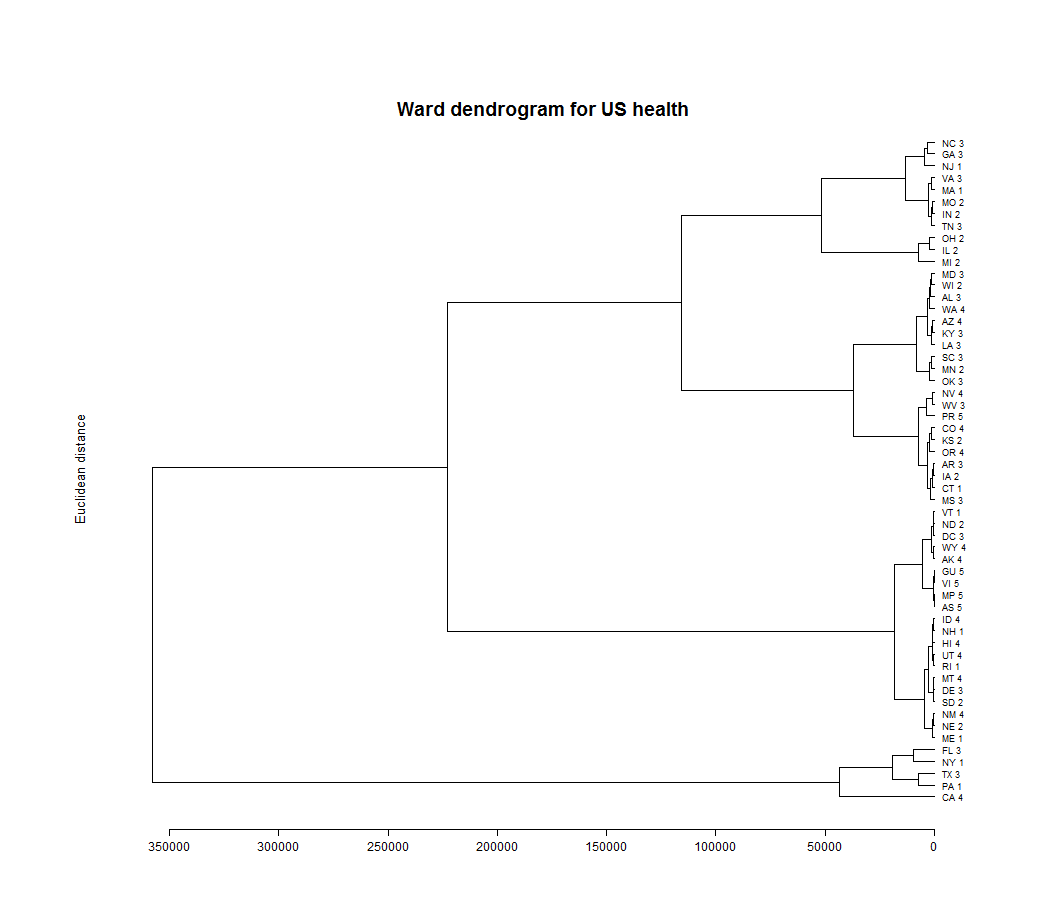

Here is the R script that generated this plot:
# clear cache and close windows
rm(list=ls(all=TRUE))
graphics.off()

#setwd("C:/...")        # please change your working directory

ushealth05 = read.csv("ushealth05.csv",sep=",",header=T) # load ushealth data

ush        = ushealth05[order(ushealth05[,20]),] # order data
ushreg     = as.numeric(ush[,20])                # def. region
ushreg[ushreg==1] = 0;ushreg[ushreg==2] = 1;ushreg[ushreg==0] = 2;ushreg[ushreg==3] = 6
ushreg[ushreg==4] = 3;ushreg[ushreg==5] = 4;ushreg[ushreg==6] = 5

lab            = paste(ush[,22],ushreg)
row.names(ush) = lab
D              = dist(ush[,3:12],method="euclidean", p=2) # pairwise "euclidean" distance matrix
# using only the relevant health related causes of death
hc             = hclust(D,"ward") # perform cluster analysis using "ward" agglomeration algorithm
cl             = cutree(hc,4)     # select only 4 clusters

# plot dendrogram
opar       = par(mar=c(2, 5, 4, 2) +  5.5,cex=0.6,cex.axis=1.2,cex.main=2,cex.lab=1.4)
plot(as.dendrogram(hc),horiz=T#,main="Ward dendrogram for US health"
,xlab="",sub="",cex=1.1,ylab="Euclidean distance")
title("Ward dendrogram for US health",line=-0.5)

# perform principal component analysis to show clusters on a 2D set
pr         = prcomp(ush[,3:12])
prx        = t(t(pr$x[,1:2])*(sign(pr$x[1,1:2])))
cl2        = as.numeric(cl) # resetting colours
cl2[cl==1] = 2
cl2[cl==4] = 1
cl2[cl==2] = 3
cl2[cl==3] = 4
# plot principal components and the clusters by colour and size
par(opar)
plot(prx[,1],prx[,2],type="n",main="US health",ylab="PC2",xlab="PC1")
text(prx[,1],prx[,2],lab,xpd=NA,col=as.numeric(cl2),cex=1+0.2*as.numeric(cl2))#+1)

mu.table = rbind(apply(ush[which(cl==1),3:12],2,mean),apply(ush[which(cl==2),3:12],2,mean),apply(ush[which(cl==3),3:12],2,mean),apply(ush[which(cl==4),3:12],2,mean))
